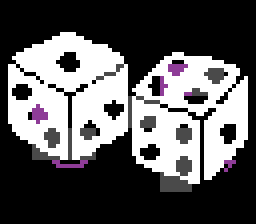
#> input picture apple2/assets/high_score_dice_master.ppm, 64 x 56 px (shown 4 times larger)
$ python -i generate_merge_effects.py   (imports and definitions only)
#> lines starting #> are read from the running program, lines starting #| are printed output that depends on the picture; after the words box and inside, x2 and y2 are one past the last pixel; in counts of white or black regions, pixels touching at a corner belong together
#!/usr/bin/env python3
"""Convert merge callouts into compact monochrome DHGR screen fragments."""

from __future__ import annotations

import argparse
from pathlib import Path

from PIL import Image, ImageOps


EFFECT_NAMES = (
    "awesome",
    "boom",
    "dang",
    "fives",
    "lets_go",
    "sixies",
    "whoa",
    "yeah",
    "wow",
    "yes",
)
EFFECT_FILENAMES = tuple(f"FX{index:02d}" for index in range(len(EFFECT_NAMES)))
SCREEN_WIDTH = 560
SCREEN_HEIGHT = 192
EFFECT_WIDTH = 280
EFFECT_HEIGHT = 48
EFFECT_LEFT = 0
EFFECT_TOP = 56
SEQUENCE_FIRST = EFFECT_LEFT // 7
SEQUENCE_BYTES = EFFECT_WIDTH // 7
BANK_BYTE_OFFSET = SEQUENCE_FIRST // 2
BANK_ROW_BYTES = SEQUENCE_BYTES // 2
BANK_BYTES = BANK_ROW_BYTES * EFFECT_HEIGHT
EFFECT_BYTES = BANK_BYTES * 2
STAR_WIDTH = 24
STAR_HEIGHT = 24
STAR_SIGNAL_WIDTH = STAR_WIDTH * 2
STAR_ACTIVE_TOP = 4
STAR_ACTIVE_HEIGHT = 11
STAR_SEQUENCE_BYTES = 8
STAR_PHASES = 7
STAR_PHASE_BYTES = STAR_SEQUENCE_BYTES * STAR_ACTIVE_HEIGHT
STAR_BYTES = STAR_PHASE_BYTES * STAR_PHASES

# The C64's 24x21 single-color merge-firework sprite, padded to one board tile.
C64_STAR_ROWS = (
    0x000000, 0x000000, 0x000000, 0x000000,
    0x001800, 0x001800, 0x021840, 0x013C80,
    0x00FF00, 0x03FFC0, 0x00FF00, 0x013C80,
    0x021840, 0x001800, 0x001800, 0x000000,
    0x000000, 0x000000, 0x000000, 0x000000,
    0x000000, 0x000000, 0x000000, 0x000000,
)


def hgr_address(y: int) -> int:
    return 0x2000 + ((y & 0x07) << 10) + (((y >> 3) & 0x07) << 7) + (y >> 6) * 0x28


def render_mask(path: Path) -> Image.Image:
#> called with path = '../assets/high_score_dice_master.ppm'
    source = Image.open(path).convert("RGB")
#> source is the input picture: PIL image 64x56 RGB; mean R, G, B 91.4, 90.3, 91.5
    source_pixels = source.load()
    mask = Image.new("L", source.size, 0)
#> mask: PIL image 64x56 L; every value is 0
    mask_pixels = mask.load()
    for y in range(source.height):
        for x in range(source.width):
            mask_pixels[x, y] = 255 if max(source_pixels[x, y]) >= 72 else 0

    # DHGR signal pixels are much narrower than scanlines on a 4:3 display.
    aspect_corrected = mask.resize((mask.width * 2, mask.height), Image.Resampling.NEAREST)
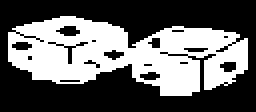
#> aspect_corrected: PIL image 128x56 L (shown 2 times larger); 39.7% white; 1 white region, box (x1, y1, x2, y2) and area: (4, 8, 124, 48) 2846
    fitted = ImageOps.contain(
        aspect_corrected,
        (EFFECT_WIDTH, EFFECT_HEIGHT),
        Image.Resampling.LANCZOS,
    ).point(lambda value: 255 if value >= 96 else 0)
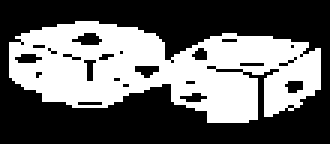
#> fitted: PIL image 110x48 L (shown 3 times larger); 40.8% white; 1 white region, box (x1, y1, x2, y2) and area: (3, 7, 107, 41) 2153
    canvas = Image.new("L", (EFFECT_WIDTH, EFFECT_HEIGHT), 0)
#> canvas: PIL image 280x48 L; every value is 0
    canvas.paste(
        fitted,
        ((EFFECT_WIDTH - fitted.width) // 2, (EFFECT_HEIGHT - fitted.height) // 2),
    )
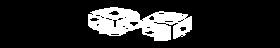
#> canvas: PIL image 280x48 L; 16% white; 1 white region, box (x1, y1, x2, y2) and area: (88, 7, 192, 41) 2153
    return canvas


# [136 lines left out: functions pack_banks, build_star_mask, render_star_phase, build_star_blits, write_preview, write_star_preview and 4 more, not called in this run]


# [2 lines not run here, left out]

>>> result = render_mask('../assets/high_score_dice_master.ppm')
